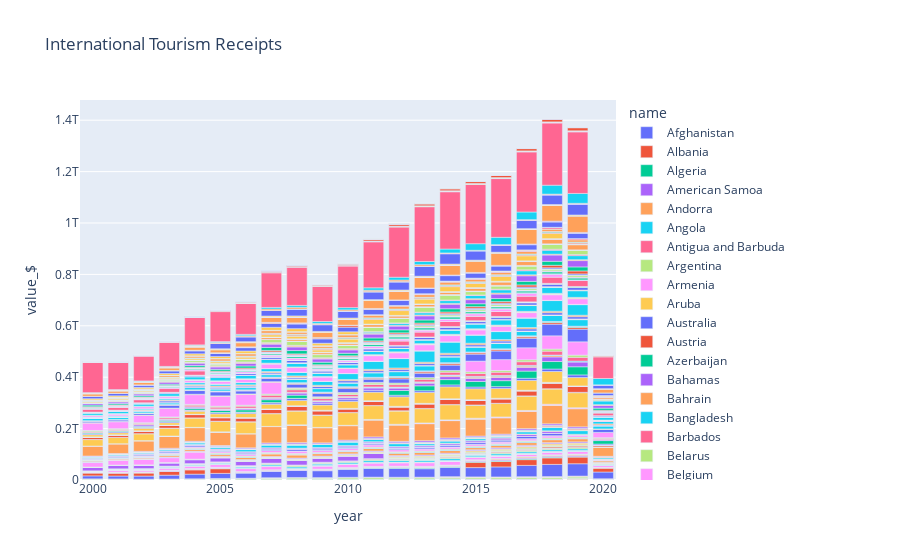

Source (notebook cell):
### Code cell
fig = px.bar(filtered_df, x='year', y='value_$', color='name', title='International Tourism Receipts')
fig.show()
